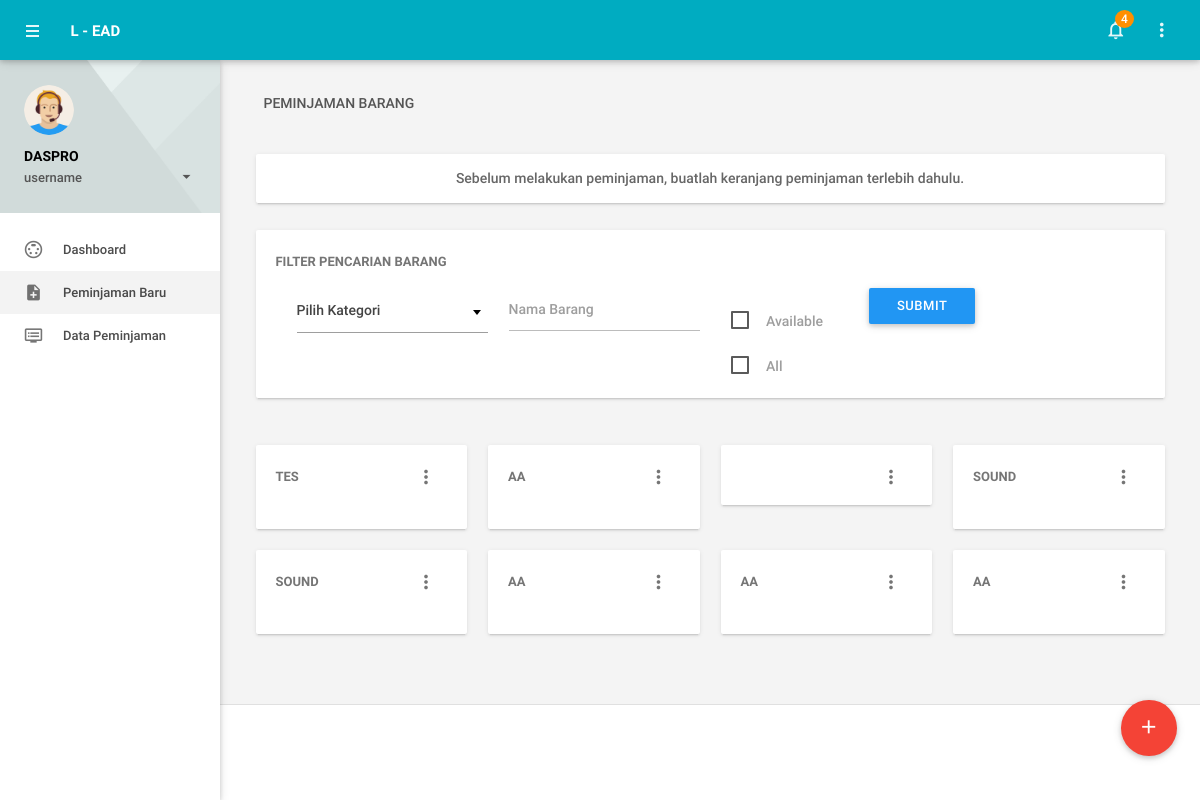
Screenshot of /index.php/login/peminjaman_barang_user with the database file from the repository.
### tables this page shows
CREATE TABLE `barang_inventaris` (
  `id_barang` int(5) NOT NULL,
  `nama_barang` varchar(30) NOT NULL,
  `kategori` varchar(30) NOT NULL,
  `jumlah` int(4) NOT NULL,
  `deskripsi` text NOT NULL,
  `gambar` varchar(30) NOT NULL,
  `status` varchar(22) NOT NULL
);

### application/controllers/Login.php (called while the page is built, shortened)
<?php
class Login extends CI_Controller {
	function __construct(){
		$this->load->model('User_login');
		$this->load->model('Inventaris');
		$this->load->model('Peminjaman','',TRUE);
	}
	function peminjaman_barang_user(){
		$data['tampilbarang'] = $this->Inventaris->tampil_barang();
		$data['tampilkeranjang'] = $this->Peminjaman->tampil_keranjang();
		$this->load->view('peminjaman-barang_user',$data);
	}
}

### index.php (called while the page is built, shortened)
<?php
require_once BASEPATH.'core/CodeIgniter.php';

### application/models/Inventaris.php (called while the page is built, shortened)
<?php
class Inventaris extends CI_Model{
	function tampil_barang(){
		return $this->db->get('barang_inventaris')->result();
	}
}

### application/views/peminjaman-barang_user.php (the view, shortened to what this page needs)
<!DOCTYPE html>
<html lang="en">
<head>
    <link type="text/css" rel="stylesheet" href="<?php echo base_url('assets'); ?>/plugins/materialize/css/materialize.min.css"/>
    <link href="<?php echo base_url('assets'); ?>/plugins/material-preloader/css/materialPreloader.min.css" rel="stylesheet">
    <link href="<?php echo base_url('assets'); ?>/plugins/select2/css/select2.css" rel="stylesheet">
    <link href="<?php echo base_url('assets'); ?>/css/alpha.min.css" rel="stylesheet" type="text/css"/>
    <link href="<?php echo base_url('assets'); ?>/css/custom.css" rel="stylesheet" type="text/css"/>
</head>
<body>
    <div class="mn-content fixed-sidebar">
        <header class="mn-header navbar-fixed">
            <nav class="cyan darken-1">
                <div class="nav-wrapper row">
                    <section class="material-design-hamburger navigation-toggle">
                        <a href="#" data-activates="slide-out" class="button-collapse show-on-large material-design-hamburger__icon">
                            <span class="material-design-hamburger__layer"></span>
                        </a>
                    </section>
                    <div class="header-title col s3">
                        <span class="chapter-title">L - EAD</span>
                    </div>
                    <ul class="right col s9 m3 nav-right-menu">
                        <li><a href="javascript:void(0)" data-activates="chat-sidebar" class="chat-button show-on-large"><i class="material-icons">more_vert</i></a></li>
                        <li class="hide-on-small-and-down"><a href="javascript:void(0)" data-activates="dropdown1" class="dropdown-button dropdown-right show-on-large"><i class="material-icons">notifications_none</i><span class="badge">4</span></a></li>
                    </ul>
                </div>
            </nav>
        </header>
        <aside id="slide-out" class="side-nav white fixed">
            <div class="side-nav-wrapper">
                <div class="sidebar-profile">
                    <div class="sidebar-profile-image">
                        <img src="assets/images/profile-image.png" class="circle" alt="">
                    </div>
                    <div class="sidebar-profile-info">
                        <a href="javascript:void(0);" class="account-settings-link">
                            <p>DASPRO</p>
                            <span>username<i class="material-icons right">arrow_drop_down</i></span>
                        </a>
                    </div>
                </div>
                <ul class="sidebar-menu collapsible collapsible-accordion" data-collapsible="accordion">
                    <li class="no-padding"><a class="waves-effect waves-grey" href="<?php echo base_url(); ?>dasboard"><i class="material-icons">settings_input_svideo</i>Dashboard</a></li>
                    <li class="no-padding active"><a class="waves-effect waves-grey active" href="<?php echo base_url('login/peminjaman_barang_user'); ?>"><i class="material-icons" class="active-page">note_add</i>Peminjaman Baru</a></li>
                    <li class="no-padding"><a class="waves-effect waves-grey" href="<?php echo base_url('login/peminjaman_data_user'); ?>"><i class="material-icons">dvr</i>Data Peminjaman</a></li>
                </ul>
            </div>
        </aside>
        <main class="mn-inner">
            <div class="fixed-action-btn" style="bottom: 45px; right: 24px;">
                <a class="btn-floating btn-large waves-effect waves-light red modal-trigger" href="#modal1"><i class="material-icons">add</i></a>
            </div>
            <div class="row">
                <div class="col s12">
                    <div class="page-title">Peminjaman Barang</div>
                </div>
            </div>
            <div class="row">
                <div class="col s12">
                    <div class="card-panel" style="padding: 0px;">
                        <div class="row">
                            <div class="col s12 center">
                             <p>Sebelum melakukan peminjaman, buatlah keranjang peminjaman terlebih dahulu.</p>
                         </div>
                     </div>
                 </div>
             </div>
             <div class="col s12">
                <div class="card">
                    <div class="card-content" style="padding-bottom: 0px;">
                        <span class="card-title" style="margin-bottom: 0px;">Filter Pencarian Barang</span>
                        <div class="row">
                            <div class="col m12">
                                <div class="row">
                                    <div class="input-field col m3 s12">
                                    </div>
                                    <div class="input-field col m3 s12">
                                        <input id="last_name" type="text" class="validate">
                                        <label for="last_name">Nama Barang</label>
                                    </div>
                                    <form class="input-field col m2 s12 center">
                                        <p class="p-v-xs">
                                            <label for="test2">Available</label>
                                        </p>
                                        <p class="p-v-xs">
                                            <label for="test5">All</label>
                                        </p>
                                    </form>
                                    <div class="input-field col m2 s12 center">
                                        <a class="waves-effect waves-light btn blue m-b-xs">Submit</a>
                                    </div>
                                </div>
                            </div>
                        </div>
                    </div>
                </div>
            </div>
        </div>
        <div class="row">
            <?php foreach ($tampilbarang as $t) { ?>
                <div class="col s12 m3">
                    <div class="card">
                        <div class="card-content">
                            <span class="card-title activator"><?php echo $t->nama_barang; ?><i class="material-icons right">more_vert</i></span>
                        </div>
                  </div>
              </div>
          <?php } ?>
    </div>
</main>
<div class="page-footer">
    <div class="footer-grid container">
        <div class="footer-grid-l white">
        </div>
        <div class="footer-grid-r white">
        </div>
    </div>
</div>
</div>
<div class="left-sidebar-hover"></div>
</body>
</html>

### rows the page displays
barang_inventaris: nama_barang "TES"
barang_inventaris: nama_barang "AA"
barang_inventaris: nama_barang "SOUND"
barang_inventaris: nama_barang "SOUND"
barang_inventaris: nama_barang "AA"
barang_inventaris: nama_barang "AA"
barang_inventaris: nama_barang "AA"
